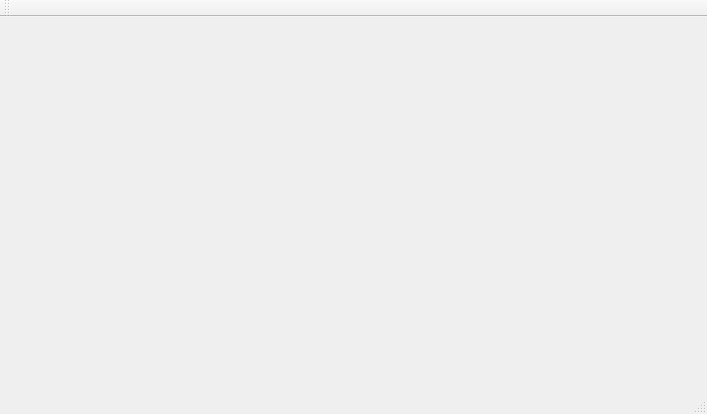
<?xml version="1.0" encoding="UTF-8"?>
<ui version="4.0">
 <class>MainWindow</class>
 <widget class="QMainWindow" name="MainWindow">
  <property name="geometry">
   <rect>
    <x>0</x>
    <y>0</y>
    <width>707</width>
    <height>414</height>
   </rect>
  </property>
  <property name="windowTitle">
   <string>MainWindow</string>
  </property>
  <widget class="QWidget" name="centralWidget">
   <widget class="QLabel" name="label">
    <property name="geometry">
     <rect>
      <x>10</x>
      <y>50</y>
      <width>671</width>
      <height>301</height>
     </rect>
    </property>
    <property name="text">
     <string/>
    </property>
   </widget>
  </widget>
  <widget class="QMenuBar" name="menuBar">
   <property name="geometry">
    <rect>
     <x>0</x>
     <y>0</y>
     <width>707</width>
     <height>25</height>
    </rect>
   </property>
  </widget>
  <widget class="QToolBar" name="mainToolBar">
   <attribute name="toolBarArea">
    <enum>TopToolBarArea</enum>
   </attribute>
   <attribute name="toolBarBreak">
    <bool>false</bool>
   </attribute>
  </widget>
  <widget class="QStatusBar" name="statusBar"/>
 </widget>
 <layoutdefault spacing="6" margin="11"/>
 <resources/>
 <connections/>
</ui>
